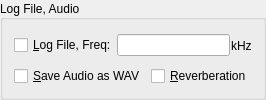
          <widget class="QGroupBox" name="GroupBoxLogFileSaveData">
           <property name="sizePolicy">
            <sizepolicy hsizetype="Minimum" vsizetype="Minimum">
             <horstretch>0</horstretch>
             <verstretch>0</verstretch>
            </sizepolicy>
           </property>
           <property name="title">
            <string>Log File, Audio</string>
           </property>
           <property name="alignment">
            <set>Qt::AlignLeading|Qt::AlignLeft|Qt::AlignVCenter</set>
           </property>
           <layout class="QVBoxLayout" name="_26">
            <property name="spacing">
             <number>6</number>
            </property>
            <property name="margin">
             <number>11</number>
            </property>
            <item>
             <layout class="QHBoxLayout" name="_27">
              <property name="spacing">
               <number>0</number>
              </property>
              <property name="margin">
               <number>0</number>
              </property>
              <item>
               <widget class="QCheckBox" name="CheckBoxWriteLog">
                <property name="text">
                 <string>&amp;Log File, Freq:</string>
                </property>
               </widget>
              </item>
              <item>
               <widget class="QLineEdit" name="EdtFrequency"/>
              </item>
              <item>
               <widget class="QLabel" name="TextLabel1_3">
                <property name="text">
                 <string>kHz</string>
                </property>
                <property name="wordWrap">
                 <bool>false</bool>
                </property>
                <property name="indent">
                 <number>1</number>
                </property>
               </widget>
              </item>
             </layout>
            </item>
            <item>
             <layout class="QHBoxLayout" name="_28">
              <property name="spacing">
               <number>6</number>
              </property>
              <property name="margin">
               <number>0</number>
              </property>
              <item>
               <widget class="QCheckBox" name="CheckBoxSaveAudioWave">
                <property name="text">
                 <string>&amp;Save Audio as WAV</string>
                </property>
               </widget>
              </item>
              <item>
               <widget class="QCheckBox" name="CheckBoxReverb">
                <property name="text">
                 <string>&amp;Reverberation</string>
                </property>
               </widget>
              </item>
             </layout>
            </item>
           </layout>
          </widget>
